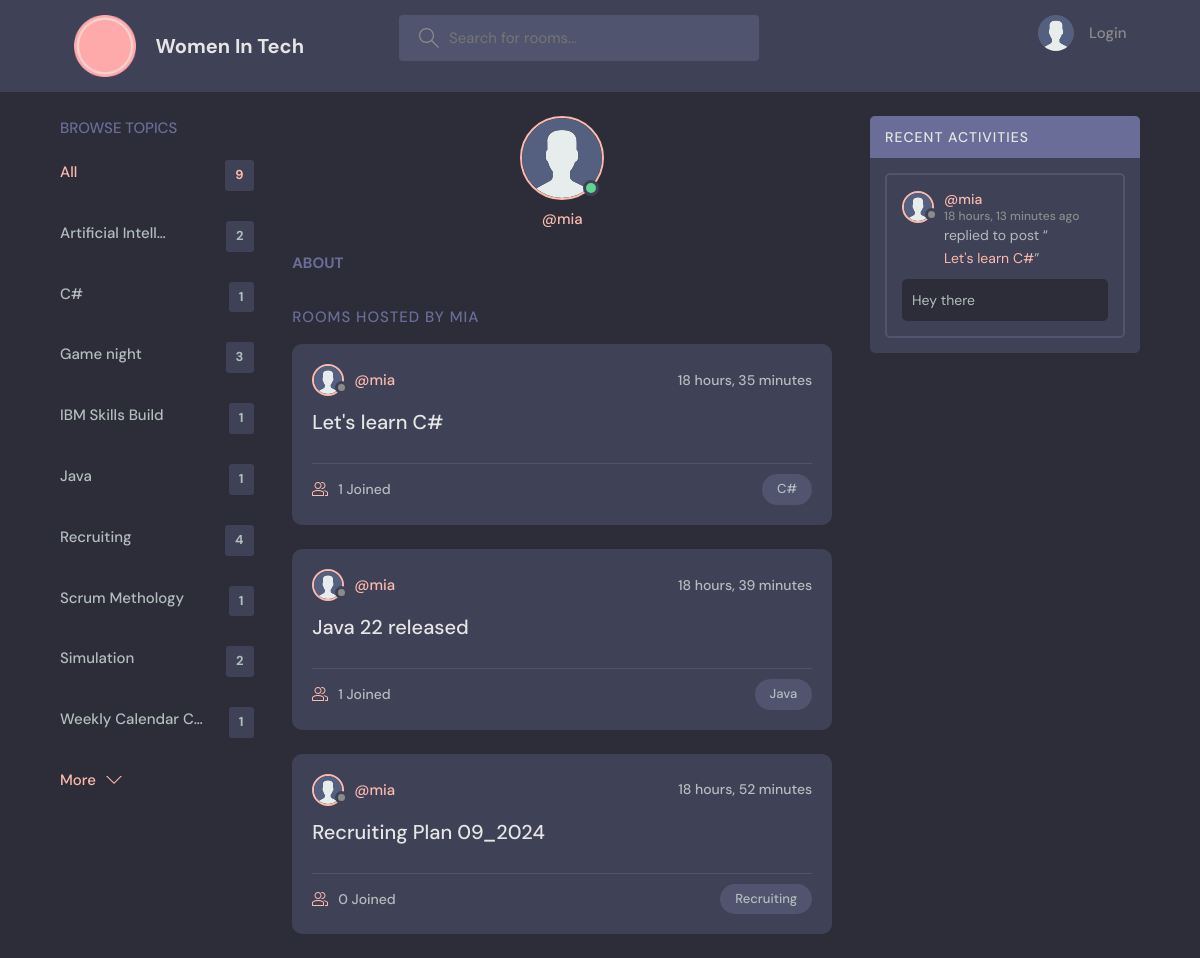
Before: /profile/21/ with the older database file.
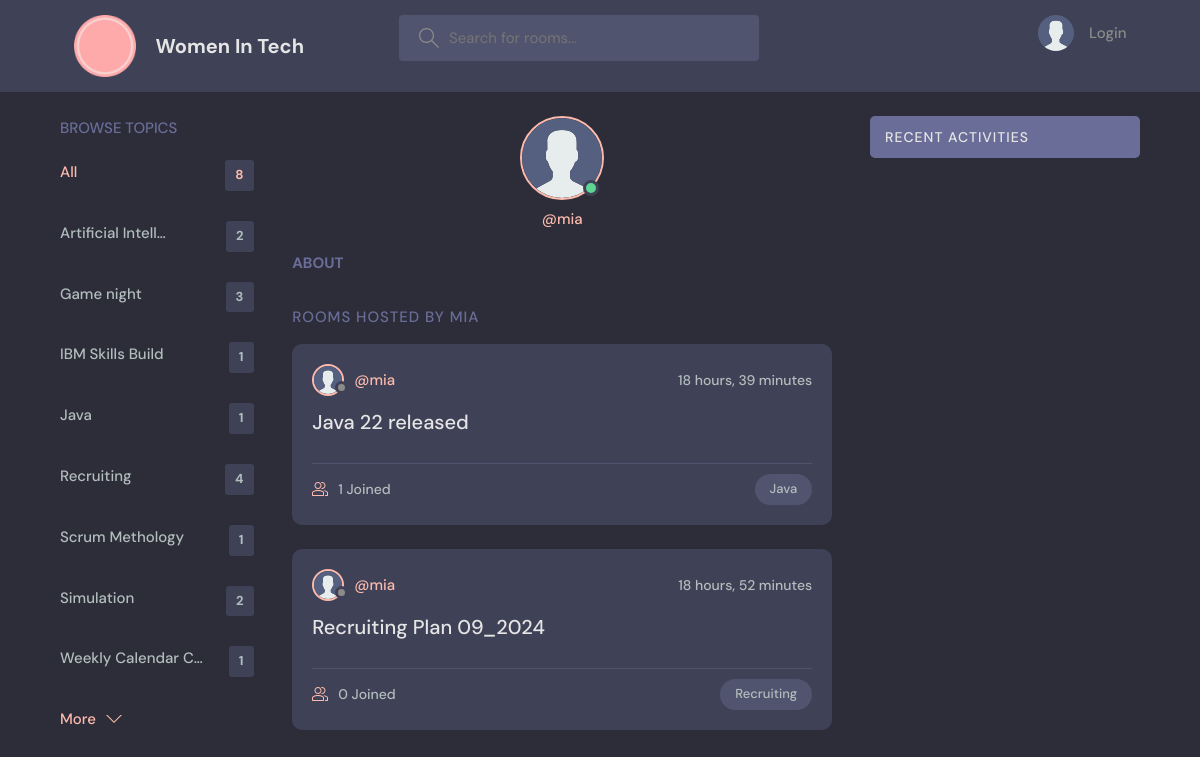
After: the same page with the newer database file.
### base/models.py (models this page shows, shortened)
class Topic(models.Model):
    name = models.CharField(max_length=200)
    class Meta:
        ordering = ['name']

class Room(models.Model):
    host = models.ForeignKey(User, on_delete=models.SET_NULL, null=True)
    topic = models.ForeignKey(
        Topic, on_delete=models.SET_NULL, null=True)
    name = models.CharField(max_length=200)
    description = models.TextField(null=True, blank=True)
    participants = models.ManyToManyField(
        User, related_name="participants", blank=True)
    updated = models.DateTimeField(auto_now=True)
    created = models.DateTimeField(auto_now_add=True)
    class Meta:
        ordering = ['-updated', '-created']
    def __str__(self):
        return self.name

class Message(models.Model):
    user = models.ForeignKey(User, on_delete=models.CASCADE)
    room = models.ForeignKey(Room, on_delete=models.CASCADE)
    body = models.TextField()
    updated = models.DateTimeField(auto_now=True)
    created = models.DateTimeField(auto_now_add=True)
    class Meta:
        ordering = ['-updated', '-created']

### base/views.py (the view)
# urls.py: path('profile/<str:pk>/', views.userProfile, name='user-profile'),
def userProfile(request, pk):
    user = User.objects.get(id=pk)
    rooms = user.room_set.all()
    room_messages = user.message_set.all()
    topics = Topic.objects.all()
    context = {"user": user, "rooms": rooms,
               "room_messages": room_messages, "topics": topics}
    return render(request, "base/profile.html", context)

### base/templates/base/profile.html (shortened to what this page needs)
{% extends 'main.html' %}
{% block content %}
{% load static %}
<main class="profile-page layout layout--3">
    <div class="container">
        {% include 'base/topics_component.html' %}
        <div class="roomList">
            <div class="profile">
                <div class="profile__avatar">
                    <div class="avatar avatar--large active">
                        <img src="{% static 'images/avatar.svg' %}" />
                    </div>
                </div>
                <div class="profile__info">
                    <p>@{{user.username}}</p>
                </div>
                <div class="profile__about">
                    <h3>About</h3>
                </div>
            </div>
            <div class="roomList__header">
                <div>
                    <h2> Rooms Hosted by {{user.username}}</a>
                    </h2>
                </div>
            </div>
            {% include 'base/feed_component.html' %}
        </div>
        {% include 'base/activity_component.html' %}
    </div>
</main>
{% endblock content %}

### base/templates/base/topics_component.html
<div class="topics">
    <div class="topics__header">
        <h2>Browse Topics</h2>
    </div>
    <ul class="topics__list">
        <li>
            <a href="{% url 'home' %}" class="active">All <span>{{topics.count}}</span></a>
        </li>
        {% for topic in topics %}
        <li>
            <a href="{% url 'home' %}?q={{topic.name}}">
                {{ topic.name | truncatechars:18 }}
                <span>{{topic.room_set.all.count}}</span></a>
        </li>
        {% endfor %}
    </ul>
    <a class="btn btn--link" href="{% url 'topics' %}">
        More
        <svg version="1.1" xmlns="http://www.w3.org/2000/svg" width="32" height="32" viewBox="0 0 32 32">
            <title>chevron-down</title>
            <path d="M16 21l-13-13h-3l16 16 16-16h-3l-13 13z"></path>
        </svg>
    </a>
</div>

### base/templates/base/feed_component.html (shortened to what this page needs)
{% for room in rooms %}
{% load static %}
<div class="roomListRoom">
    <div class="roomListRoom__header">
        <a href="{% url 'user-profile' room.host.id %}" class="roomListRoom__author">
            <div class="avatar avatar--small">
                <img src="{% static 'images/avatar.svg' %}" />
            </div>
            <span>@{{room.host.username}}</span>
        </a>
        <div class="roomListRoom__actions">
            <span>{{room.created|timesince}}</span>
        </div>
    </div>
    <div class="roomListRoom__content">
        <a href="{% url 'room' room.id%}">{{room.name}}</a>
    </div>
    <div class="roomListRoom__meta">
        <a href="{% url 'room' room.id%}" class="roomListRoom__joined">
            {{room.participants.all.count}} Joined
        </a>
        <p class="roomListRoom__topic">{{room.topic.name}}</p>
    </div>
</div>
{% endfor %}

### base/templates/base/activity_component.html (shortened to what this page needs)
{% load static %}
<div class="activities">
    <div class="activities__header">
        <h2>Recent Activities</h2>
    </div>
    {% for message in room_messages %}
    <div class="activities__box">
        <div class="activities__boxHeader roomListRoom__header">
            <a href="{% url 'user-profile' message.user.id %}" class="roomListRoom__author">
                <div class="avatar avatar--small">
                    <img src="{% static 'images/avatar.svg' %}" />
                </div>
                <p>
                    @{{message.user}}
                    <span>{{message.created|timesince}} ago</span>
                </p>
            </a>
        </div>
        <div class="activities__boxContent">
            <p>replied to post “<a href="{% url 'room' message.room.id %}">{{message.room}}</a>”</p>
            <div class="activities__boxRoomContent">
                {{message.body}}
            </div>
        </div>
    </div>
    {% endfor %}
</div>

Changed rows visible on the page:
removed Topic: name "C#", room_set.all.count "1"
removed Room: host.username "mia", created "18 hours, 35 minutes", name "Let's learn C#", participants.all.count "1", topic.name "C#"
removed Message: user "mia", created "18 hours, 13 minutes", room "Let's learn C#", body "Hey there"
Other visible differences:
{{ topics.count }}: "9" → "8"
